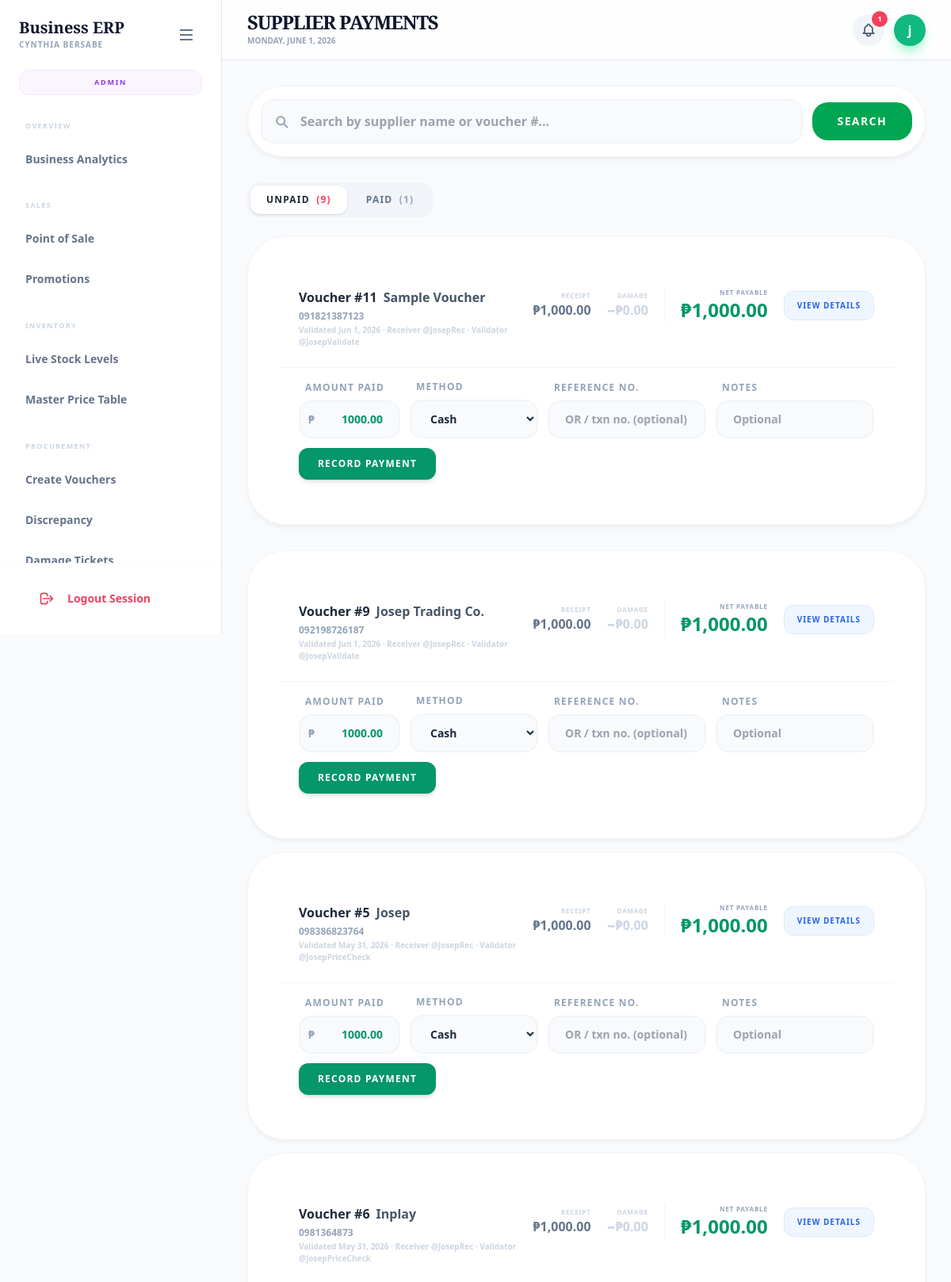
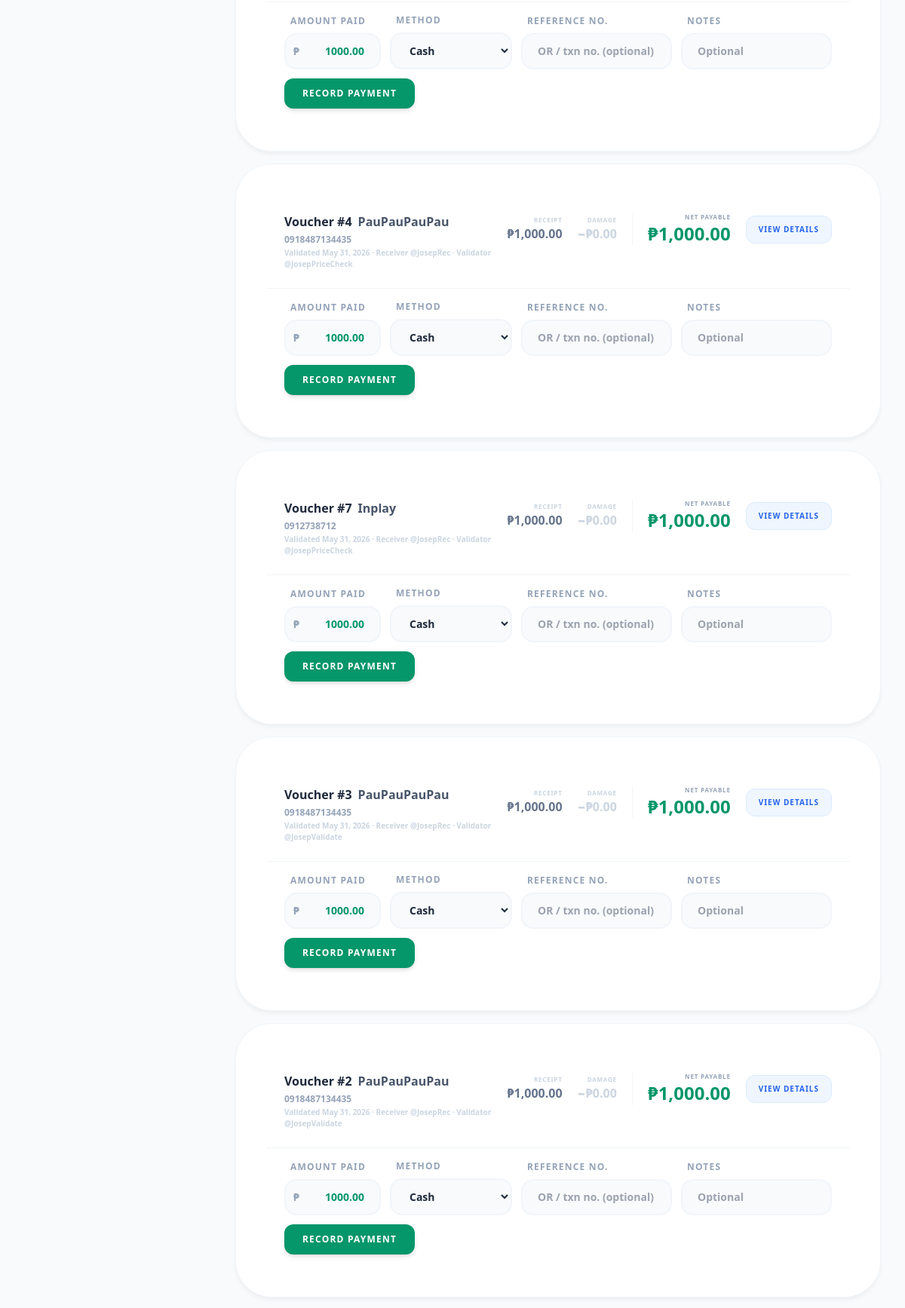
Screenshot of /staff/procurement/supplier_payments.php (signed in, upper part) with the database file from the repository (2 pictures, top to bottom).
### tables this page shows
CREATE TABLE `receiving_batches` (
  `id` int(11) NOT NULL AUTO_INCREMENT,
  `receiver_id` int(11) DEFAULT NULL,
  `receiver_username` varchar(100) DEFAULT NULL,
  `status` enum('pending_request','pending_validation','pending_inventory','validated_tally','validated_discrepancy','on_hold','completed','rejected','pending_reprice') DEFAULT 'pending_request',
  `supplier_name` varchar(255) DEFAULT NULL,
  `supplier_contact` varchar(255) DEFAULT NULL,
  `control_subtotal` decimal(12,2) DEFAULT NULL,
  `computed_subtotal` decimal(12,2) DEFAULT NULL,
  `tally_result` enum('match','discrepancy') DEFAULT NULL,
  `request_created_by` int(11) DEFAULT NULL,
  `request_created_at` datetime DEFAULT NULL,
  `validator_id` int(11) DEFAULT NULL,
  `validated_at` datetime DEFAULT NULL,
  `resolution_action` enum('reopen_receiver','reopen_validator','override','rejected','reopen_price_checker') DEFAULT NULL,
  `resolution_by` int(11) DEFAULT NULL,
  `resolution_reason` text DEFAULT NULL,
  `resolution_at` datetime DEFAULT NULL,
  `inventory_pushed_at` datetime DEFAULT NULL,
  `created_at` timestamp NOT NULL DEFAULT current_timestamp(),
  PRIMARY KEY (`id`)
);

CREATE TABLE `users` (
  `id` int(11) NOT NULL AUTO_INCREMENT,
  `username` varchar(50) DEFAULT NULL,
  `full_name` varchar(100) DEFAULT NULL,
  `contact_no` varchar(20) DEFAULT NULL,
  `password` varchar(255) DEFAULT NULL,
  `role` enum('superadmin','admin','staff','owner','member','receiver','validator','price_checker') DEFAULT NULL,
  `status` enum('ACTIVE','INACTIVE','TERMINATED') DEFAULT 'ACTIVE',
  `terminated_at` datetime DEFAULT NULL,
  `termination_reason` varchar(255) DEFAULT NULL,
  `reset_requested` tinyint(1) DEFAULT 0,
  PRIMARY KEY (`id`),
  UNIQUE KEY `username` (`username`)
);

### staff/procurement/supplier_payments.php (the view, shortened to what this page needs)
<?php
include '../../config/db.php';
$active_tab = $_GET['tab'] ?? 'unpaid';
$search   = trim($_GET['q'] ?? '');
$where    = "WHERE rb.validated_at IS NOT NULL";
$sql = "SELECT rb.id, rb.supplier_name, rb.supplier_contact, rb.control_subtotal,
               rb.computed_subtotal, rb.tally_result, rb.status, rb.validated_at, rb.created_at,
               u.username  AS receiver_name,
               vu.username AS validator_name,
               COALESCE(dd.deduction, 0)        AS damage_deduction,
               COALESCE(dd.pending_tickets, 0)  AS pending_tickets,
               sp.id AS payment_id, sp.net_amount AS paid_amount, sp.payment_reference,
               sp.payment_method, sp.verified_by_username, sp.verified_at, sp.notes AS payment_notes
        FROM receiving_batches rb
        LEFT JOIN users u  ON u.id  = rb.receiver_id
        LEFT JOIN users vu ON vu.id = rb.validator_id
        LEFT JOIN (
            SELECT batch_id,
                   SUM(CASE WHEN status='approved' THEN total_deduction ELSE 0 END) AS deduction,
                   SUM(CASE WHEN status='pending'  THEN 1 ELSE 0 END)               AS pending_tickets
            FROM delivery_damage_tickets GROUP BY batch_id
        ) dd ON dd.batch_id = rb.id
        LEFT JOIN procurement_payments sp ON sp.batch_id = rb.id
        $where
        ORDER BY rb.validated_at DESC
        LIMIT 200";
$stmt = $conn->prepare($sql);
$stmt->execute();
$batches = $stmt->get_result();
$unpaid = [];
$paid   = [];
$batch_ids = [];
while ($b = $batches->fetch_assoc()) {
    $batch_ids[] = $b['id'];
    if ($b['payment_id'] !== null) $paid[] = $b;
    else                           $unpaid[] = $b;
}
$items_by_batch = [];
if (!empty($batch_ids)) {
    $in = implode(',', array_map('intval', $batch_ids));
    $ir = $conn->query(
        "SELECT batch_id, barcode, description, quantity, damaged_qty, damage_notes,
                expiry_date, base_price, amount
         FROM receiving_items WHERE batch_id IN ($in) ORDER BY batch_id, id ASC"
    );
    if ($ir) while ($row = $ir->fetch_assoc()) $items_by_batch[$row['batch_id']][] = $row;
}
include '../layout_top.php';
function render_payment_card(array $b, array $items, bool $is_paid): void
{
    $receipt   = floatval($b['control_subtotal']);
    $deduction = floatval($b['damage_deduction']);
    $net       = round($receipt - $deduction, 2);
    ?>
    <div class="card-modern overflow-hidden">
        <div class="p-6 flex flex-wrap items-start gap-5 justify-between">
            <div class="min-w-0 flex-1">
                <div class="flex items-center gap-2 flex-wrap mb-1">
                    <p class="font-black text-slate-800">Voucher #<?= $b['id'] ?></p>
                    <span class="font-bold text-slate-600"><?= htmlspecialchars($b['supplier_name'] ?? '—') ?></span>
                </div>
                <?php if ($b['supplier_contact']): ?>
                <p class="text-xs text-slate-400 font-bold"><?= htmlspecialchars($b['supplier_contact']) ?></p>
                <?php endif; ?>
                <p class="text-[10px] text-slate-300 font-bold mt-0.5">
                    Validated <?= $b['validated_at'] ? date('M j, Y', strtotime($b['validated_at'])) : '—' ?>
                    · Receiver @<?= htmlspecialchars($b['receiver_name'] ?? '—') ?>
                    · Validator @<?= htmlspecialchars($b['validator_name'] ?? '—') ?>
                </p>
            </div>
            <div class="flex items-center gap-5 shrink-0">
                <div class="text-right">
                    <p class="text-[8px] font-black text-slate-300 uppercase tracking-widest">Receipt</p>
                    <p class="font-black text-slate-500">₱<?= number_format($receipt, 2) ?></p>
                </div>
                <div class="text-right">
                    <p class="text-[8px] font-black text-slate-300 uppercase tracking-widest">Damage</p>
                    <p class="font-black <?= $deduction > 0 ? 'text-rose-500' : 'text-slate-300' ?>">−₱<?= number_format($deduction, 2) ?></p>
                </div>
                <div class="text-right border-l border-slate-100 pl-5">
                    <p class="text-[8px] font-black text-slate-400 uppercase tracking-widest"><?= $is_paid ? 'Paid' : 'Net Payable' ?></p>
                    <p class="text-2xl font-black text-emerald-600">₱<?= number_format($is_paid ? floatval($b['paid_amount']) : $net, 2) ?></p>
                </div>
                <button type="button" onclick="openDetail(<?= $b['id'] ?>)"
                    class="bg-blue-50 hover:bg-blue-100 text-blue-600 border border-blue-100 font-black text-[10px] uppercase tracking-widest px-4 py-2.5 rounded-xl transition-all whitespace-nowrap">
                    View Details
                </button>
            </div>
        </div>
        <?php if ($is_paid): ?>
        <div class="border-t border-slate-100 px-6 py-3 flex flex-wrap items-center gap-4 text-xs">
            <span class="font-black text-slate-400 uppercase tracking-widest">Payment</span>
            <?php if ($b['payment_method']): ?><span class="font-bold text-slate-600"><?= htmlspecialchars($b['payment_method']) ?></span><?php endif; ?>
            <?php if ($b['payment_reference']): ?><span class="text-slate-400">Ref: <?= htmlspecialchars($b['payment_reference']) ?></span><?php endif; ?>
            <span class="text-slate-400">by @<?= htmlspecialchars($b['verified_by_username'] ?? '—') ?> · <?= $b['verified_at'] ? date('M j, Y g:i A', strtotime($b['verified_at'])) : '—' ?></span>
            <?php if ($b['payment_notes']): ?><span class="text-slate-400 italic ml-auto"><?= htmlspecialchars($b['payment_notes']) ?></span><?php endif; ?>
        </div>
        <?php else: ?>
        <form method="POST" class="border-t border-slate-100 px-6 py-4 flex flex-wrap items-end gap-3"
              onsubmit="return confirm('Record this payment to <?= htmlspecialchars($b['supplier_name'] ?? 'supplier', ENT_QUOTES) ?>?');">
            <div>
                <label class="label-modern text-xs">Amount Paid</label>
                <div class="relative">
                    <span class="absolute left-3 top-1/2 -translate-y-1/2 text-slate-400 font-black text-sm">₱</span>
                    <input type="number" name="amount" step="0.01" min="0.01" value="<?= number_format($net, 2, '.', '') ?>"
                        class="input-modern text-sm w-32 pl-7 text-right font-black text-emerald-600">
                </div>
            </div>
            <div>
                <label class="label-modern text-xs">Method</label>
                <select name="payment_method" class="input-modern text-sm">
                    <option value="Cash">Cash</option>
                </select>
            </div>
            <div class="flex-1 min-w-[140px]">
                <label class="label-modern text-xs">Reference No.</label>
                <input type="text" name="payment_reference" class="input-modern text-sm w-full" placeholder="OR / txn no. (optional)">
            </div>
            <div class="flex-1 min-w-[140px]">
                <label class="label-modern text-xs">Notes</label>
                <input type="text" name="notes" class="input-modern text-sm w-full" placeholder="Optional">
            </div>
            <button type="submit" class="bg-emerald-600 hover:bg-emerald-500 text-white font-black text-xs px-6 py-3 rounded-xl uppercase tracking-widest transition-all whitespace-nowrap shadow-md active:scale-95">
                Record Payment
            </button>
        </form>
        <?php endif; ?>
    </div>
    <?php
}
?>
<div class="max-w-5xl mx-auto space-y-6">
    <form method="GET" class="card-modern p-4">
        <div class="flex items-center gap-3">
            <div class="relative flex-1">
                <span class="absolute left-4 top-1/2 -translate-y-1/2 text-slate-400 pointer-events-none">
                </span>
                <input type="text" name="q" value="<?= htmlspecialchars($search) ?>" autofocus
                    placeholder="Search by supplier name or voucher #…"
                    class="input-modern text-base w-full pl-12 py-3.5 font-bold">
            </div>
            <button type="submit" class="btn-pos-primary px-8 py-3.5 text-sm font-black uppercase tracking-widest whitespace-nowrap">Search</button>
        </div>
    </form>
    <div class="flex gap-1 bg-slate-100 rounded-2xl p-1 w-fit">
        <?php foreach (['unpaid' => 'Unpaid', 'paid' => 'Paid'] as $key => $label):
            $count = $key === 'unpaid' ? count($unpaid) : count($paid);
        ?>
        <a href="?tab=<?= $key ?><?= $search !== '' ? '&q=' . urlencode($search) : '' ?>"
           class="px-5 py-2.5 rounded-xl text-xs font-black uppercase tracking-widest transition-all <?= $active_tab === $key ? 'bg-white shadow text-slate-800' : 'text-slate-500 hover:text-slate-700' ?>">
            <?= $label ?> <span class="ml-1 <?= $key === 'unpaid' && $count > 0 ? 'text-rose-500' : 'text-slate-400' ?>">(<?= $count ?>)</span>
        </a>
        <?php endforeach; ?>
    </div>
    <?php $list = $active_tab === 'paid' ? $paid : $unpaid; ?>
    <?php if (empty($list)): ?>
        <div class="card-modern p-12 text-center">
            <p class="text-slate-400 font-black text-sm">
                <?php if ($search !== ''): ?>
                    No <?= $active_tab === 'paid' ? 'paid' : 'unpaid' ?> results for "<?= htmlspecialchars($search) ?>".
                <?php else: ?>
                    <?= $active_tab === 'paid' ? 'No supplier payments recorded yet.' : 'No validated batches awaiting payment.' ?>
                <?php endif; ?>
            </p>
        </div>
    <?php else: ?>
        <div class="space-y-4">
        <?php foreach ($list as $b): ?>
            <?php render_payment_card($b, $items_by_batch[$b['id']] ?? [], $active_tab === 'paid'); ?>
        <?php endforeach; ?>
        </div>
    <?php endif; ?>
</div>
<?php include '../layout_bottom.php'; ?>

### assets/css/style.css (style rules this page uses)
* { box-sizing: border-box; font-family: system-ui, -apple-system, BlinkMacSystemFont, sans-serif; }
body { margin: 0; background: #f4f6f8; color: #333; }
.label-modern { font-size: 10px; font-weight: 900; text-transform: uppercase; letter-spacing: 0.1em; color: #94a3b8; margin-left: 0.5rem; margin-bottom: 0.5rem; display: block; }
.btn-pos-primary { background-color: #00a651; color: white; font-weight: 800; padding: 1rem 2rem; border-radius: 1.25rem; transition: all 0.3s; display: inline-flex; align-items: center; justify-content: center; cursor: pointer; }
.card-modern { background: white; padding: 2.5rem; border-radius: 3rem; border: 1px solid #f1f5f9; box-shadow: 0 4px 6px -1px rgba(0, 0, 0, 0.05); margin-bottom: 2rem; }
.input-modern { width: 100%; background-color: #f8fafc; border: 2px solid #f1f5f9; border-radius: 1rem; padding: 0.75rem 1.25rem; font-weight: 600; color: #1e293b; outline: none; transition: all 0.2s; }
body, .main-content { overflow-x: hidden !important; max-width: 100vw; }

### staff/layout_top.php (style rules this page uses)
body { font-family: 'Inter', sans-serif; background-color: #f8fafc; color: #1e293b; overflow-x: hidden; }
input[type=number] { -moz-appearance: textfield; appearance: textfield; }

### staff/layout_bottom.php (style rules this page uses)
body { animation: fadeIn .3s ease-in; }

### rows the page displays
receiving_batches: id "11", supplier_name "Sample Voucher", supplier_contact "091821387123", validated_at "Jun 1, 2026", users.username "JosepRec", users.username "JosepValidate", control_subtotal "1,000.00", deduction "0.00", paid_amount "1,000.00", amount "1000.00"
receiving_batches: id "9", supplier_name "Josep Trading Co.", supplier_contact "092198726187", validated_at "Jun 1, 2026", users.username "JosepRec", users.username "JosepValidate", control_subtotal "1,000.00", deduction "0.00", paid_amount "1,000.00", amount "1000.00"
receiving_batches: id "5", supplier_name "Josep", supplier_contact "098386823764", validated_at "May 31, 2026", users.username "JosepRec", users.username "JosepPriceCheck", control_subtotal "1,000.00", deduction "0.00", paid_amount "1,000.00", amount "1000.00"
receiving_batches: id "6", supplier_name "Inplay", supplier_contact "0981364873", validated_at "May 31, 2026", users.username "JosepRec", users.username "JosepPriceCheck", control_subtotal "1,000.00", deduction "0.00", paid_amount "1,000.00", amount "1000.00"
receiving_batches: id "4", supplier_name "PauPauPauPau", supplier_contact "0918487134435", validated_at "May 31, 2026", users.username "JosepRec", users.username "JosepPriceCheck", control_subtotal "1,000.00", deduction "0.00", paid_amount "1,000.00", amount "1000.00"
receiving_batches: id "7", supplier_name "Inplay", supplier_contact "0912738712", validated_at "May 31, 2026", users.username "JosepRec", users.username "JosepPriceCheck", control_subtotal "1,000.00", deduction "0.00", paid_amount "1,000.00", amount "1000.00"
receiving_batches: id "3", supplier_name "PauPauPauPau", supplier_contact "0918487134435", validated_at "May 31, 2026", users.username "JosepRec", users.username "JosepValidate", control_subtotal "1,000.00", deduction "0.00", paid_amount "1,000.00", amount "1000.00"
receiving_batches: id "2", supplier_name "PauPauPauPau", supplier_contact "0918487134435", validated_at "May 31, 2026", users.username "JosepRec", users.username "JosepValidate", control_subtotal "1,000.00", deduction "0.00", paid_amount "1,000.00", amount "1000.00"

### other values shown
$badge_label "ADMIN"
$section "OVERVIEW"
$titles[$file] "Business Analytics"
$section "SALES"
$titles[$file] "Point of Sale"
$titles[$file] "Promotions"
$section "INVENTORY"
$titles[$file] "Live Stock Levels"
$titles[$file] "Master Price Table"
$section "PROCUREMENT"
$titles[$file] "Create Vouchers"
$titles[$file] "Discrepancy"
$page_title "SUPPLIER PAYMENTS"
min($notif_count, 99) "1"
substr($username, 0, 1) "j"
